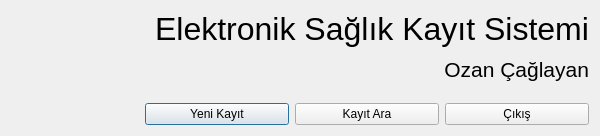
<?xml version="1.0" encoding="UTF-8"?>
<ui version="4.0">
 <class>EHRMainWindow</class>
 <widget class="QDialog" name="EHRMainWindow">
  <property name="geometry">
   <rect>
    <x>0</x>
    <y>0</y>
    <width>600</width>
    <height>136</height>
   </rect>
  </property>
  <property name="sizePolicy">
   <sizepolicy hsizetype="Fixed" vsizetype="Fixed">
    <horstretch>0</horstretch>
    <verstretch>0</verstretch>
   </sizepolicy>
  </property>
  <property name="minimumSize">
   <size>
    <width>600</width>
    <height>136</height>
   </size>
  </property>
  <property name="maximumSize">
   <size>
    <width>600</width>
    <height>136</height>
   </size>
  </property>
  <property name="windowTitle">
   <string>EHR</string>
  </property>
  <property name="windowIcon">
   <iconset resource="../data/icons.qrc">
    <normaloff>:/Health.png</normaloff>:/Health.png</iconset>
  </property>
  <layout class="QGridLayout" name="gridLayout">
   <item row="0" column="0" rowspan="3">
    <widget class="QLabel" name="label">
     <property name="sizePolicy">
      <sizepolicy hsizetype="Preferred" vsizetype="Preferred">
       <horstretch>0</horstretch>
       <verstretch>0</verstretch>
      </sizepolicy>
     </property>
     <property name="maximumSize">
      <size>
       <width>128</width>
       <height>128</height>
      </size>
     </property>
     <property name="text">
      <string/>
     </property>
     <property name="pixmap">
      <pixmap resource="../data/icons.qrc">:/Health.png</pixmap>
     </property>
     <property name="scaledContents">
      <bool>true</bool>
     </property>
     <property name="alignment">
      <set>Qt::AlignLeading|Qt::AlignLeft|Qt::AlignTop</set>
     </property>
    </widget>
   </item>
   <item row="0" column="1">
    <widget class="QLabel" name="label_2">
     <property name="font">
      <font>
       <pointsize>24</pointsize>
      </font>
     </property>
     <property name="text">
      <string>Elektronik Sağlık Kayıt Sistemi</string>
     </property>
     <property name="textFormat">
      <enum>Qt::RichText</enum>
     </property>
     <property name="alignment">
      <set>Qt::AlignRight|Qt::AlignTop|Qt::AlignTrailing</set>
     </property>
    </widget>
   </item>
   <item row="1" column="1">
    <widget class="QLabel" name="label_3">
     <property name="font">
      <font>
       <pointsize>16</pointsize>
       <italic>false</italic>
      </font>
     </property>
     <property name="text">
      <string>Ozan Çağlayan</string>
     </property>
     <property name="textFormat">
      <enum>Qt::RichText</enum>
     </property>
     <property name="alignment">
      <set>Qt::AlignRight|Qt::AlignTop|Qt::AlignTrailing</set>
     </property>
    </widget>
   </item>
   <item row="2" column="1">
    <layout class="QHBoxLayout" name="horizontalLayout_2">
     <item>
      <widget class="QPushButton" name="pushButtonNewRecord">
       <property name="text">
        <string>Yeni Kayıt</string>
       </property>
       <property name="icon">
        <iconset resource="../data/icons.qrc">
         <normaloff>:/address-book-new.png</normaloff>:/address-book-new.png</iconset>
       </property>
      </widget>
     </item>
     <item>
      <widget class="QPushButton" name="pushButtonSearchRecord">
       <property name="text">
        <string>Kayıt Ara</string>
       </property>
       <property name="icon">
        <iconset resource="../data/icons.qrc">
         <normaloff>:/system-search.png</normaloff>:/system-search.png</iconset>
       </property>
      </widget>
     </item>
     <item>
      <widget class="QPushButton" name="pushButtonExit">
       <property name="text">
        <string>Çıkış</string>
       </property>
       <property name="icon">
        <iconset resource="../data/icons.qrc">
         <normaloff>:/application-exit.png</normaloff>:/application-exit.png</iconset>
       </property>
      </widget>
     </item>
    </layout>
   </item>
  </layout>
 </widget>
 <resources>
  <include location="../data/icons.qrc"/>
  <include location="../data/icons.qrc"/>
 </resources>
 <connections/>
</ui>
